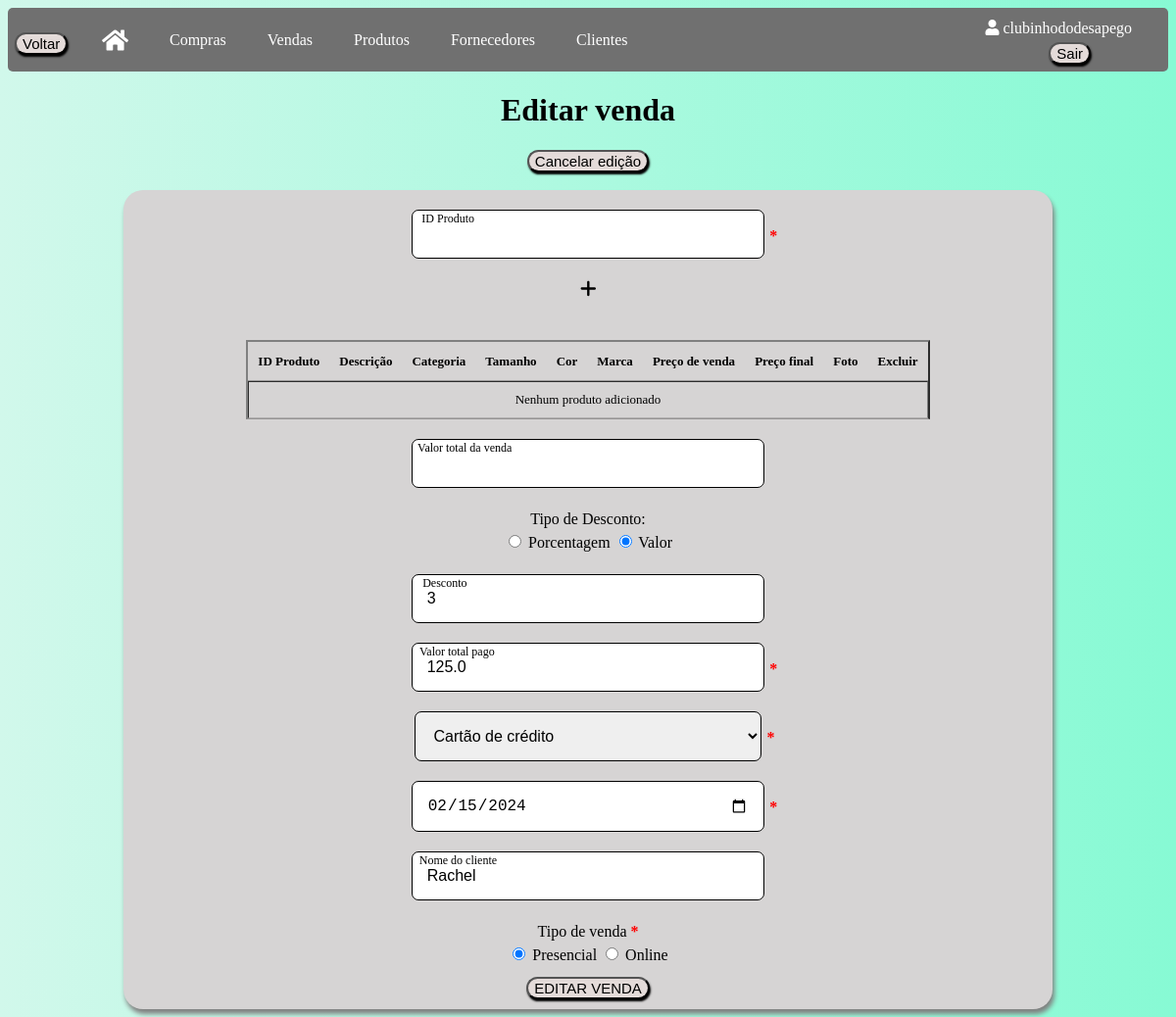
Before: /editarvendas/1 (signed in) with the older database file.
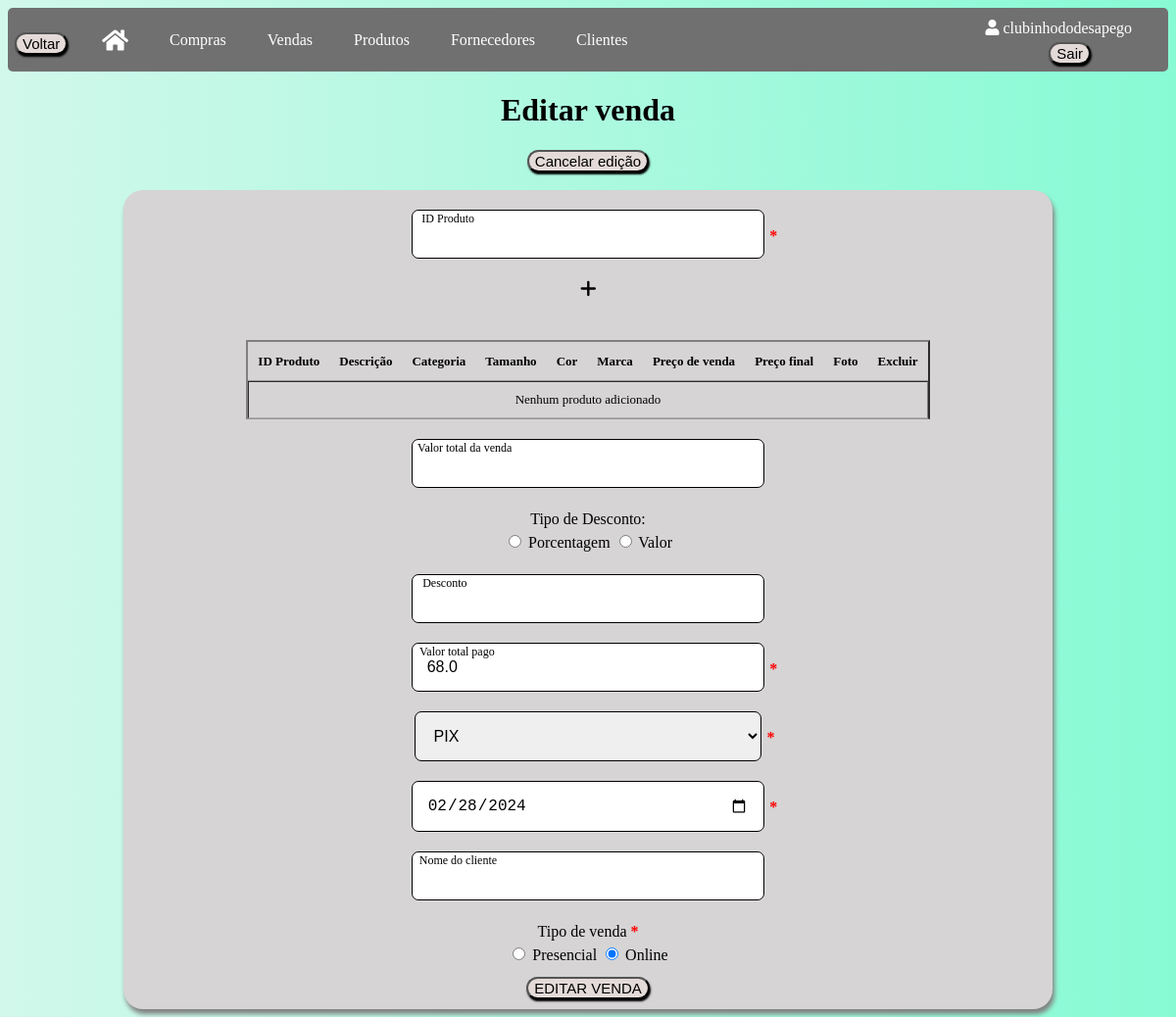
After: the same page with the newer database file.
### app/models/tables.py (models this page shows, shortened)
class Venda(db.Model):
    __tablename__ = "vendas"
    id = db.Column(db.Integer, primary_key=True, autoincrement=True)
    tipo_desconto = db.Column(db.String)
    desconto = db.Column(db.Integer)
    val_total = db.Column(db.Float)
    forma_pagamento = db.Column(db.String(50))
    tipo_venda = db.Column(db.String(10))
    dta_venda = db.Column(db.Date)
    id_usuario = db.Column(db.Integer, db.ForeignKey('usuarios.id'))
    nome_cliente = db.Column(db.String, db.ForeignKey('clientes.nome'))
    produtos = db.relationship('Produto', secondary=produtos_vendas, back_populates='vendas')

### app/default.py (the view, shortened to what this page needs)
@app.route("/editarvendas/<int:id>", methods=['GET', 'POST'])
def editar_venda(id):
    session.pop('success', None)
    session.pop('error', None)
    venda = Venda.query.filter_by(id=id, id_usuario=current_user.id).first()
    if not venda:
        flash('Venda não encontrada ou não autorizada para edição', 'error')
        return redirect(url_for('vendas_cadastro'))
    produtos = Produto.query.filter_by(id_usuario=current_user.id).all()
    return render_template("editarvendas.html", venda=venda, produtos=produtos)

### app/default.py (called while the page is built)
@login_manager.user_loader
def load_user(id_usuario):
    return Usuario.query.get(int(id_usuario))

### app/templates/editarvendas.html (shortened to what the changed rows need)
<!DOCTYPE html>
<html lang="en">
<head>
    <link rel="stylesheet" type="text/css" href="{{ url_for('static', filename='css/vendas.css') }}">
    <link rel="stylesheet" href="https://cdnjs.cloudflare.com/ajax/libs/font-awesome/5.15.3/css/all.min.css">
    <link rel="stylesheet" type="text/css" href="https://cdn.datatables.net/1.11.5/css/jquery.dataTables.min.css">
</head>
<body>
    <h1 class="titulo">Editar venda</h1>
    {% block content %}
    <div id="container-login" class="container-vendas">
        <form id="formEditarVenda" action="{{ url_for('editar_venda', id=venda.id)}}" method="POST">
            <section id="vendas" class="section-vendas">
                <br>
                <table id="tabelaProdutos" class="tabela-cadastro" border="2">
                    <thead>
                        <tr>
                            <th>ID Produto</th>
                            <th>Descrição</th>
                            <th>Categoria</th>
                            <th>Tamanho</th>
                            <th>Cor</th>
                            <th>Marca</th>
                            <th>Preço de venda</th>
                            <th>Preço final</th>
                            <th>Foto</th>
                            <th>Excluir</th>
                        </tr>
                    </thead>
                </table>
                <div class="input-container">
                    <label for="desconto">Tipo de Desconto:</label>
                    <br>
                    <input type="radio" id="tipo_desconto_porcentagem" name="tipo_desconto" value="Porcentagem" {% if venda.tipo_desconto == 'Porcentagem' %}checked{% endif %}> Porcentagem
                    <input type="radio" id="tipo_desconto_valor" name="tipo_desconto" value="Valor" {% if venda.tipo_desconto == 'Valor' %}checked{% endif %}> Valor
                </div>
                <div class="input-container">
                    <input type="number" name="desconto" value="{{ venda.desconto }}" class="input-field" id="desconto-input">
                    <label for="desconto" class="input-label" id="label-desconto">Desconto</label>
                </div>
                <div class="input-container">
                    <input type="text" name="val_total" value="{{ venda.val_total }}" id="val_total" class="input-field formatar-reais" required>
                    <label for="val_total" class="input-label">Valor total pago</label>
                    <span class="required-asterisk">*</span>
                </div>
                <div class="input-container">
                    <select name="forma_pagamento" id="forma_pagamento" class="input-field select">
                        <option value="PIX" {% if venda.forma_pagamento == 'PIX' %}selected{% endif %}>PIX</option>
                        <option value="Cartão de crédito"{% if venda.forma_pagamento == 'Cartão de crédito' %}selected{% endif %}>Cartão de crédito</option>
                    </select>
                    <span class="required-asterisk">*</span>
                </div>
                <div class="input-container">
                    <input type="date" name="dta_venda" value="{{ venda.dta_venda }}" class="input-field" required>
                    <span class="required-asterisk">*</span>
                </div>
                <div class="input-container">
                    <input type="text" name="nome_cliente" value="{{ venda.nome_cliente }}" class="input-field">
                    <label for="nome_cliente" class="input-label">Nome do cliente</label>
                </div>
                <div class="checkbox-group">
                    <div for="tipo_venda">
                        <span>Tipo de venda</span>
                        <span style="color: red; font-weight: bold">*</span>
                    </div>
                    <input type="radio" name="tipo_venda" id="tipo_venda_presencial" value="Presencial" {% if venda.tipo_venda == 'Presencial' %}checked{% endif %} required> Presencial
                    <input type="radio" name="tipo_venda" id="tipo_venda_online" value="Online" {% if venda.tipo_venda == 'Online' %}checked{% endif %} required> Online
                </div>
            </section>
        </form>
    </div>
    {% endblock %}
</body>
</html>

Changed rows visible on the page:
changed Venda: tipo_desconto "☑" → "☐"; val_total "125.0" → "68.0"; forma_pagamento "Cartão de crédito" → "PIX"; dta_venda "02/15/2024" → "02/28/2024"; tipo_venda "☑" → "☐"; tipo_venda "☐" → "☑"; desconto "3" → (not shown); nome_cliente "Rachel" → (not shown)
